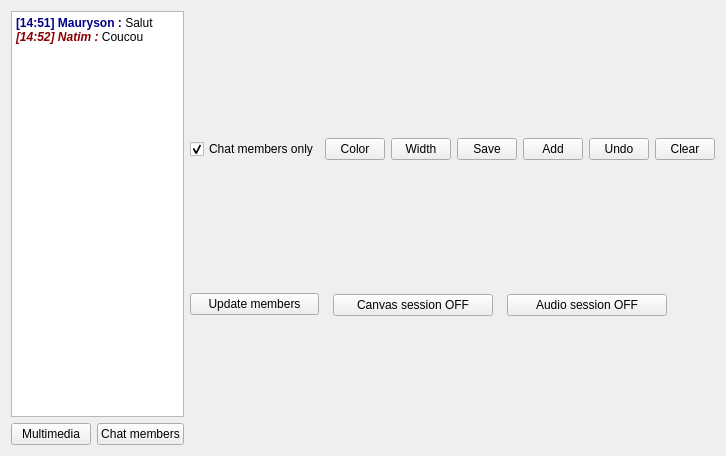
<?xml version="1.0" encoding="UTF-8"?>
<ui version="4.0">
 <class>vlt_message_box</class>
 <widget class="QWidget" name="vlt_message_box">
  <property name="geometry">
   <rect>
    <x>0</x>
    <y>0</y>
    <width>726</width>
    <height>456</height>
   </rect>
  </property>
  <property name="minimumSize">
   <size>
    <width>400</width>
    <height>300</height>
   </size>
  </property>
  <property name="windowTitle">
   <string>Message</string>
  </property>
  <property name="windowIcon">
   <iconset resource="resource/res.qrc">
    <normaloff>:/icons/icons/logotype.png</normaloff>:/icons/icons/logotype.png</iconset>
  </property>
  <layout class="QHBoxLayout" name="horizontalLayout_2">
   <item>
    <layout class="QVBoxLayout" name="vlt_message_widget">
     <item>
      <widget class="QTextBrowser" name="tbr_browser">
       <property name="mouseTracking">
        <bool>true</bool>
       </property>
       <property name="readOnly">
        <bool>true</bool>
       </property>
       <property name="html">
        <string>&lt;!DOCTYPE HTML PUBLIC &quot;-//W3C//DTD HTML 4.0//EN&quot; &quot;http://www.w3.org/TR/REC-html40/strict.dtd&quot;&gt;
&lt;html&gt;&lt;head&gt;&lt;meta name=&quot;qrichtext&quot; content=&quot;1&quot; /&gt;&lt;style type=&quot;text/css&quot;&gt;
p, li { white-space: pre-wrap; }
&lt;/style&gt;&lt;/head&gt;&lt;body style=&quot; font-family:'Cantarell'; font-size:11pt; font-weight:400; font-style:normal;&quot;&gt;
&lt;p style=&quot; margin-top:0px; margin-bottom:0px; margin-left:0px; margin-right:0px; -qt-block-indent:0; text-indent:0px;&quot;&gt;&lt;span style=&quot; font-family:'Sans Serif'; font-size:9pt; font-weight:600; color:#00008b;&quot;&gt;[14:51] Mauryson :&lt;/span&gt;&lt;span style=&quot; font-family:'Sans Serif'; font-size:9pt; color:#00008b;&quot;&gt; &lt;/span&gt;&lt;span style=&quot; font-family:'Sans Serif'; font-size:9pt; color:#000000;&quot;&gt;Salut&lt;/span&gt;&lt;/p&gt;
&lt;p style=&quot; margin-top:0px; margin-bottom:0px; margin-left:0px; margin-right:0px; -qt-block-indent:0; text-indent:0px;&quot;&gt;&lt;span style=&quot; font-family:'Sans Serif'; font-size:9pt; font-weight:600; font-style:italic; color:#8b0000;&quot;&gt;[14:52] Natim :&lt;/span&gt;&lt;span style=&quot; font-family:'Sans Serif'; font-size:9pt; color:#000000;&quot;&gt; Coucou&lt;/span&gt;&lt;/p&gt;&lt;/body&gt;&lt;/html&gt;</string>
       </property>
       <property name="openExternalLinks">
        <bool>true</bool>
       </property>
      </widget>
     </item>
     <item>
      <layout class="QHBoxLayout" name="hlt_buttons">
       <item>
        <spacer name="hsr_buttons">
         <property name="orientation">
          <enum>Qt::Horizontal</enum>
         </property>
         <property name="sizeType">
          <enum>QSizePolicy::Expanding</enum>
         </property>
         <property name="sizeHint" stdset="0">
          <size>
           <width>60</width>
           <height>20</height>
          </size>
         </property>
        </spacer>
       </item>
       <item>
        <widget class="QPushButton" name="btn_multimedia">
         <property name="text">
          <string>Multimedia</string>
         </property>
         <property name="checkable">
          <bool>true</bool>
         </property>
        </widget>
       </item>
       <item>
        <widget class="QPushButton" name="btn_members">
         <property name="text">
          <string>Chat members</string>
         </property>
         <property name="checkable">
          <bool>true</bool>
         </property>
        </widget>
       </item>
      </layout>
     </item>
    </layout>
   </item>
   <item>
    <layout class="QVBoxLayout" name="vlt_members">
     <item>
      <widget class="QCheckBox" name="chb_members">
       <property name="text">
        <string>Chat members only</string>
       </property>
       <property name="checked">
        <bool>true</bool>
       </property>
      </widget>
     </item>
     <item>
      <widget class="QPushButton" name="btn_update">
       <property name="maximumSize">
        <size>
         <width>150</width>
         <height>16777215</height>
        </size>
       </property>
       <property name="text">
        <string>Update members</string>
       </property>
      </widget>
     </item>
    </layout>
   </item>
   <item>
    <layout class="QVBoxLayout" name="vlt_top">
     <item>
      <layout class="QHBoxLayout" name="horizontalLayout">
       <item>
        <widget class="QPushButton" name="btn_color">
         <property name="text">
          <string>Color</string>
         </property>
         <property name="icon">
          <iconset resource="resource/res.qrc">
           <normaloff>:/icons/icons/canvas/color.png</normaloff>:/icons/icons/canvas/color.png</iconset>
         </property>
        </widget>
       </item>
       <item>
        <widget class="QPushButton" name="btn_width">
         <property name="text">
          <string>Width</string>
         </property>
         <property name="icon">
          <iconset resource="resource/res.qrc">
           <normaloff>:/icons/icons/canvas/width.png</normaloff>:/icons/icons/canvas/width.png</iconset>
         </property>
        </widget>
       </item>
       <item>
        <widget class="QPushButton" name="btn_save">
         <property name="text">
          <string>Save</string>
         </property>
         <property name="icon">
          <iconset resource="resource/res.qrc">
           <normaloff>:/icons/icons/canvas/add.png</normaloff>:/icons/icons/canvas/add.png</iconset>
         </property>
        </widget>
       </item>
       <item>
        <widget class="QPushButton" name="btn_add">
         <property name="text">
          <string>Add</string>
         </property>
         <property name="icon">
          <iconset resource="resource/res.qrc">
           <normaloff>:/icons/icons/canvas/add.png</normaloff>:/icons/icons/canvas/add.png</iconset>
         </property>
        </widget>
       </item>
       <item>
        <widget class="QPushButton" name="btn_undo">
         <property name="text">
          <string>Undo</string>
         </property>
         <property name="icon">
          <iconset resource="resource/res.qrc">
           <normaloff>:/icons/icons/canvas/undo.png</normaloff>:/icons/icons/canvas/undo.png</iconset>
         </property>
        </widget>
       </item>
       <item>
        <widget class="QPushButton" name="btn_clear">
         <property name="text">
          <string>Clear</string>
         </property>
         <property name="icon">
          <iconset resource="resource/res.qrc">
           <normaloff>:/icons/icons/canvas/clear.png</normaloff>:/icons/icons/canvas/clear.png</iconset>
         </property>
        </widget>
       </item>
      </layout>
     </item>
     <item>
      <layout class="QHBoxLayout" name="hlt_audio_save">
       <item>
        <widget class="QPushButton" name="btn_canvas_session">
         <property name="minimumSize">
          <size>
           <width>160</width>
           <height>0</height>
          </size>
         </property>
         <property name="maximumSize">
          <size>
           <width>160</width>
           <height>16777215</height>
          </size>
         </property>
         <property name="toolTip">
          <string>Turn on/off canvas session</string>
         </property>
         <property name="text">
          <string>Canvas session OFF</string>
         </property>
         <property name="checkable">
          <bool>true</bool>
         </property>
         <property name="checked">
          <bool>false</bool>
         </property>
         <property name="autoDefault">
          <bool>false</bool>
         </property>
         <property name="default">
          <bool>false</bool>
         </property>
         <property name="flat">
          <bool>false</bool>
         </property>
        </widget>
       </item>
       <item>
        <widget class="QPushButton" name="btn_audio_session">
         <property name="minimumSize">
          <size>
           <width>160</width>
           <height>0</height>
          </size>
         </property>
         <property name="maximumSize">
          <size>
           <width>160</width>
           <height>16777215</height>
          </size>
         </property>
         <property name="toolTip">
          <string>Turn on/off audio session</string>
         </property>
         <property name="text">
          <string>Audio session OFF</string>
         </property>
         <property name="checkable">
          <bool>true</bool>
         </property>
        </widget>
       </item>
       <item>
        <widget class="QPushButton" name="btn_mute">
         <property name="maximumSize">
          <size>
           <width>25</width>
           <height>25</height>
          </size>
         </property>
         <property name="toolTip">
          <string>Mute   Shift+M</string>
         </property>
         <property name="text">
          <string/>
         </property>
         <property name="icon">
          <iconset resource="resource/res.qrc">
           <normaloff>:/icons/icons/canvas/audio_on.png</normaloff>
           <normalon>:/icons/icons/canvas/audio_off.png</normalon>:/icons/icons/canvas/audio_on.png</iconset>
         </property>
         <property name="iconSize">
          <size>
           <width>25</width>
           <height>25</height>
          </size>
         </property>
         <property name="shortcut">
          <string>Shift+M</string>
         </property>
         <property name="checkable">
          <bool>true</bool>
         </property>
         <property name="flat">
          <bool>true</bool>
         </property>
        </widget>
       </item>
      </layout>
     </item>
    </layout>
   </item>
  </layout>
  <zorder></zorder>
  <zorder></zorder>
  <zorder>layoutWidget</zorder>
  <zorder>buttonBox</zorder>
  <zorder></zorder>
  <zorder>btn_width</zorder>
  <zorder>btn_clear</zorder>
 </widget>
 <resources>
  <include location="resource/res.qrc"/>
 </resources>
 <connections/>
</ui>
